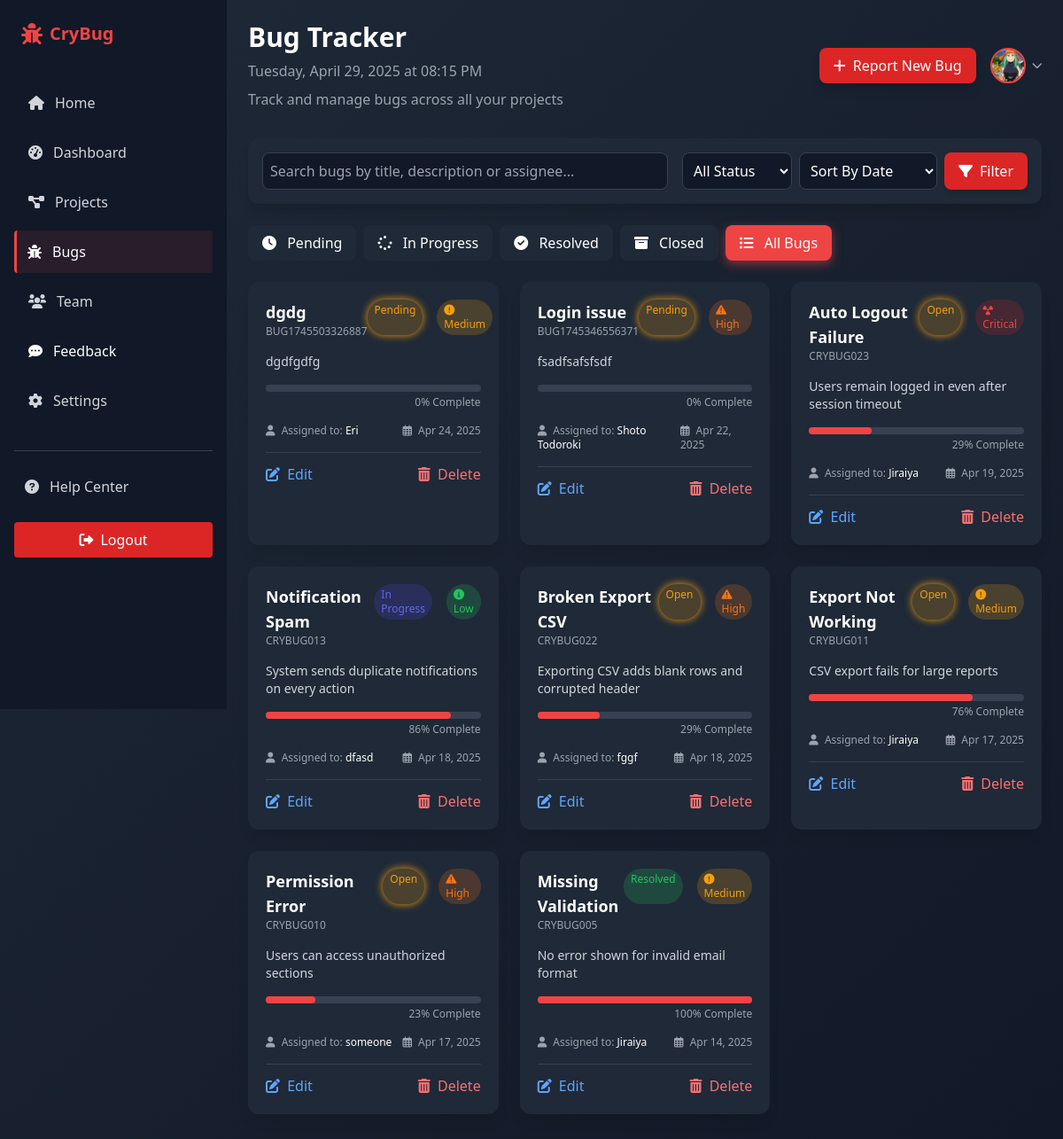
/profile/bug.php (signed in), run on the app's committed database.
### tables this page shows
CREATE TABLE `bug` (
  `bug_id` varchar(255) NOT NULL,
  `bug_title` varchar(255) DEFAULT NULL,
  `bug_descp` varchar(255) DEFAULT NULL,
  `bug_created_date` timestamp NULL DEFAULT CURRENT_TIMESTAMP,
  `bug_resolved_date` timestamp NULL DEFAULT NULL,
  `bug_status` varchar(100) DEFAULT NULL,
  `bug_progress` int NOT NULL,
  `bug_severity` varchar(100) DEFAULT NULL,
  `bug_assigned_to` varchar(255) DEFAULT NULL,
  `bug_reported_by` varchar(255) DEFAULT NULL,
  `bug_alloc_mag` varchar(255) DEFAULT NULL,
  `bug_alloc_cmp` varchar(255) DEFAULT NULL,
  `bug_alloc_emp` varchar(255) DEFAULT NULL
);

CREATE TABLE `employee` (
  `emp_id` varchar(255) NOT NULL,
  `emp_name` varchar(255) NOT NULL,
  `emp_mail` varchar(255) NOT NULL,
  `emp_phone` varchar(15) NOT NULL,
  `emp_password` varchar(255) NOT NULL,
  `emp_gender` varchar(255) NOT NULL,
  `emp_profile` varchar(1000) NOT NULL,
  `emp_role` varchar(255) NOT NULL,
  `emp_dept` varchar(366) NOT NULL,
  `emp_exp` varchar(123) NOT NULL,
  `webD` int NOT NULL,
  `auto` int NOT NULL,
  `design` int NOT NULL,
  `verbal` int NOT NULL,
  `mag_id` varchar(255) DEFAULT NULL,
  `github` varchar(255) DEFAULT NULL,
  `linkedin` varchar(255) DEFAULT NULL,
  `x` varchar(255) DEFAULT NULL,
  `onLeave` int NOT NULL DEFAULT '0',
  `emp_join_date` datetime DEFAULT CURRENT_TIMESTAMP,
  `salary` int DEFAULT '0'
);

### profile/bug.php (the view, shortened to what this page needs)
<?php
$mag_id = $_SESSION['mag_id'];
$ManagerProfile = $_SESSION['mag_profile'] ;
include "connection.php";
function generateBugID($con) {
    $uniqueID = "BUG" . time() . rand(100, 999);
    $sql = "SELECT bug_id FROM bug WHERE bug_id = '$uniqueID'";
    $result = $con->query($sql);
    return $uniqueID;
}
$sort_by = isset($_GET['sort']) ? $con->real_escape_string($_GET['sort']) : 'bug_created_date';
$query = "SELECT b.*, e.emp_name FROM bug b
          LEFT JOIN employee e ON b.bug_assigned_to = e.emp_id
          WHERE b.bug_alloc_mag = '$mag_id'";
switch ($sort_by) {
    case 'date':
    default:
        $query .= " ORDER BY b.bug_created_date DESC";
}
$result = $con->query($query);
$new_bug_id = generateBugID($con);
?>
<!DOCTYPE html>
<html lang="en">
<head>
  <link rel="stylesheet" href="https://cdnjs.cloudflare.com/ajax/libs/tailwindcss/2.2.19/tailwind.min.css">
  <link rel="stylesheet" href="https://cdnjs.cloudflare.com/ajax/libs/font-awesome/6.0.0-beta3/css/all.min.css">
  <link rel="stylesheet" href="dashboard.css">
  <link rel="stylesheet" href="../src/output.css">
</head>
<body class="bg-gradient-custom text-white min-h-screen font-sans bg-black antialiased">
    <div class="flex flex-col md:flex-row">
        <aside class="sidebar w-64 bg-gray-900 p-4 md:fixed md:h-screen transition-all">
            <div class="flex items-center justify-between mb-8 p-2">
              <div class="flex items-center">
                <i class="fas fa-bug text-red-500 text-2xl mr-2"></i>
                <h1 class="text-xl font-bold text-red-500">CryBug</h1>
              </div>
            </div>
            <nav>
              <ul class="space-y-2">
                <li>
                  <a href="../index.php" class="sidebar-link flex items-center p-3 rounded text-gray-300 hover:text-white" data-title="Home">
                    <i class="fas fa-home mr-3"></i>
                    <span>Home</span>
                  </a>
                </li>
                <li>
                  <a href="dashboard.php" class="sidebar-link flex items-center p-3 rounded text-gray-300 hover:text-white" data-title="Dashboard">
                    <i class="fas fa-tachometer-alt mr-3"></i>
                    <span>Dashboard</span>
                  </a>
                </li>
                <li>
                  <a href="project.php" class="sidebar-link flex items-center p-3 rounded text-gray-300 hover:text-white" data-title="Projects" data-section="projects-section">
                    <i class="fas fa-project-diagram mr-3"></i>
                    <span>Projects</span>
                  </a>
                </li>
                <li>
                  <a href="bug.php" class="sidebar-link flex active items-center p-3 rounded text-gray-300 hover:text-white" data-title="Bugs">
                    <i class="fas fa-bug mr-3"></i>
                    <span>Bugs</span>
                  </a>
                </li>
                <li>
                  <a href="team.php" class="sidebar-link flex items-center p-3 rounded text-gray-300 hover:text-white" data-title="Team">
                    <i class="fas fa-users mr-3"></i>
                    <span>Team</span>
                  </a>
                </li>
                <li>
                  <a href="feedback.php" class="sidebar-link  flex items-center p-3 rounded text-white" data-title="Feedback">
                    <i class="fas fa-comment-dots mr-3"></i>
                    <span>Feedback</span>
                  </a>
                </li>
                <li>
                  <a href="setting.php" class="sidebar-link flex items-center p-3 rounded text-gray-300 hover:text-white" data-title="Settings">
                    <i class="fas fa-cog mr-3"></i>
                    <span>Settings</span>
                  </a>
                </li>
              </ul>
            </nav>
            <div class="mt-auto pt-8">
              <div class="border-t border-gray-700 pt-4">
                <a href="help.php" class="flex items-center p-3 rounded text-gray-300 hover:text-white" data-title="Help Center">
                  <i class="fas fa-question-circle mr-3"></i>
                  <span>Help Center</span>
                </a>
                <a href="logout.php" class="mt-4 w-full bg-red-600 hover:bg-red-700 p-2 rounded flex items-center justify-center">
                  <i class="fas fa-sign-out-alt mr-2"></i>
                  <span>Logout</span>
                </a>
              </div>
            </div>
        </aside>
        <main class="md:ml-64 lg:ml-64 flex-1 p-4 md:p-6 transition-all">
            <div class="flex flex-col md:flex-row justify-between items-start md:items-center mb-8 gap-4">
                <div class="flex flex-col gap-2">
                    <h1 class="text-2xl md:text-3xl font-bold">Bug Tracker</h1>
                    <p class="text-gray-400" id="currentDateTime">Loading date and time.......</p>
                    <p class="text-gray-400">Track and manage bugs across all your projects</p>
                </div>
                <div class="flex flex-col md:flex-row items-start md:items-center gap-4">
                    <button class="bg-red-600 hover:bg-red-700 px-4 py-2 rounded-lg flex items-center shadow-lg transform transition-transform hover:scale-105" id="addBugBtn">
                        <i class="fas fa-plus mr-2"></i> Report New Bug
                    </button>
                    <div class="relative">
                        <button id="profileDropdownBtn" class="flex items-center">
                            <?php if (!empty($ManagerProfile) && file_exists($ManagerProfile)): ?>
                                <img src="<?php echo htmlspecialchars($ManagerProfile); ?>" alt="Profile" class="h-10 w-10 rounded-full border-2 border-red-500" />
                            <?php else: ?>
                                <img src="../images/Profile/guest.png" alt="Profile" class="h-10 w-10 rounded-full border-2 border-red-500" />
                            <?php endif; ?>
                            <i class="fas fa-chevron-down ml-2 text-xs text-gray-400"></i>
                        </button>
                    </div>
                </div>
            </div>
            <div class="bg-gray-800 p-4 rounded-xl mb-6 shadow-lg">
                <form method="GET" class="flex flex-col md:flex-row gap-4">
                  <div class="flex-1">
                    <input type="text" name="search" value="<?php echo isset($_GET['search']) ? htmlspecialchars($_GET['search']) : ''; ?>" placeholder="Search bugs by title, description or assignee..." class="w-full bg-gray-900 text-white border border-gray-700 rounded-lg p-2 focus:outline-none focus:border-red-500">
                  </div>
                  <div class="flex gap-2 flex-wrap md:flex-nowrap">
                    <select name="status" class="bg-gray-900 text-white border border-gray-700 rounded-lg p-2 focus:outline-none focus:border-red-500">
                      <option value="">All Status</option>
                    </select>
                    <select name="sort" class="bg-gray-900 text-white border border-gray-700 rounded-lg p-2 focus:outline-none focus:border-red-500">
                      <option value="date" <?php echo (isset($_GET['sort']) && $_GET['sort'] == 'date') ? 'selected' : ''; ?>>Sort By Date</option>
                    </select>
                    <button type="submit" class="bg-red-600 hover:bg-red-700 z-0 px-4 py-2 rounded-lg flex items-center shadow-md transform transition-transform hover:scale-105">
                      <i class="fas fa-filter mr-2"></i> Filter
                    </button>
                  </div>
                </form>
            </div>
            <div class="flex flex-wrap gap-2 mb-6">
                <a href="?status=Pending" class="filter-btn px-4 py-2 bg-gray-800 rounded-lg hover:bg-red-600 transition-all <?php echo (isset($_GET['status']) && $_GET['status'] == 'Pending') ? 'active' : ''; ?>">
                    <i class="fas fa-clock mr-2"></i> Pending
                </a>
                <a href="?status=In Progress" class="filter-btn px-4 py-2 bg-gray-800 rounded-lg hover:bg-red-600 transition-all <?php echo (isset($_GET['status']) && $_GET['status'] == 'In Progress') ? 'active' : ''; ?>">
                    <i class="fas fa-spinner mr-2"></i> In Progress
                </a>
                <a href="?status=Resolved" class="filter-btn px-4 py-2 bg-gray-800 rounded-lg hover:bg-red-600 transition-all <?php echo (isset($_GET['status']) && $_GET['status'] == 'Resolved') ? 'active' : ''; ?>">
                    <i class="fas fa-check-circle mr-2"></i> Resolved
                </a>
                <a href="?status=Closed" class="filter-btn px-4 py-2 bg-gray-800 rounded-lg hover:bg-red-600 transition-all <?php echo (isset($_GET['status']) && $_GET['status'] == 'Closed') ? 'active' : ''; ?>">
                    <i class="fas fa-archive mr-2"></i> Closed
                </a>
                <a href="bug.php" class="filter-btn px-4 py-2 bg-gray-800 rounded-lg hover:bg-red-600 transition-all <?php echo (!isset($_GET['status']) || $_GET['status'] == '') ? 'active' : ''; ?>">
                    <i class="fas fa-list-ul mr-2"></i> All Bugs
                </a>
            </div>
            <div class="grid grid-cols-1 md:grid-cols-2 lg:grid-cols-3 gap-6 mb-8">
              <?php
              if ($result && $result->num_rows > 0) {
                  while($row = $result->fetch_assoc()) {
                      $statusClass = '';
                      switch(strtolower($row['bug_status'])) {
                          case 'pending':
                              $statusClass = 'status-pending';
                              break;
                          case 'in progress':
                              $statusClass = 'status-progress';
                              break;
                          case 'resolved':
                              $statusClass = 'status-resolved';
                              break;
                          default:
                              $statusClass = 'status-pending';
                      }
                      $severityClass = '';
                      switch(strtolower($row['bug_severity'])) {
                          case 'critical':
                              $severityClass = 'severity-critical';
                              $severityIcon = 'fa-radiation';
                              break;
                          case 'high':
                              $severityClass = 'severity-high';
                              $severityIcon = 'fa-exclamation-triangle';
                              break;
                          case 'medium':
                              $severityClass = 'severity-medium';
                              $severityIcon = 'fa-exclamation-circle';
                              break;
                          case 'low':
                              $severityClass = 'severity-low';
                              $severityIcon = 'fa-info-circle';
                              break;
                      }
              ?>
              <div class="bg-gray-800 rounded-xl p-5 card-hover transition-all duration-300 shadow-lg bug-card">
                <div class="flex justify-between items-start mb-4">
                  <div class="flex flex-col">
                    <h3 class="text-lg font-semibold"><?php echo htmlspecialchars($row['bug_title']); ?></h3>
                    <span class="text-xs text-gray-400"><?php echo htmlspecialchars($row['bug_id']); ?></span>
                  </div>
                  <div class="flex space-x-2">
                    <span class="px-2 py-1 rounded-full text-xs font-medium <?php echo $statusClass; ?>">
                      <?php echo htmlspecialchars($row['bug_status']); ?>
                    </span>
                    <span class="px-2 py-1 rounded-full text-xs font-medium <?php echo $severityClass; ?>">
                      <i class="fas <?php echo $severityIcon; ?> mr-1"></i>
                      <?php echo htmlspecialchars($row['bug_severity']); ?>
                    </span>
                  </div>
                </div>
                <p class="text-gray-300 text-sm mb-4 line-clamp-3">
                  <?php echo htmlspecialchars($row['bug_descp']); ?>
                </p>
                <div class="mb-4">
                  <div class="w-full bg-gray-700 rounded-full h-2">
                    <div class="bg-red-500 h-2 rounded-full" style="width: <?php echo intval($row['bug_progress']); ?>%"></div>
                  </div>
                  <div class="text-xs text-gray-400 mt-1 text-right"><?php echo $row['bug_progress']; ?>% Complete</div>
                </div>
                <div class="flex justify-between items-center text-xs text-gray-400 mb-4">
                  <span>
                    <i class="fas fa-user mr-1"></i> Assigned to:
                    <span class="font-medium text-white"><?php echo htmlspecialchars($row['emp_name'] ?? 'Unassigned'); ?></span>
                  </span>
                  <span>
                    <i class="far fa-calendar-alt mr-1"></i>
                    <?php echo date('M d, Y', strtotime($row['bug_created_date'])); ?>
                  </span>
                </div>
                <div class="flex justify-between pt-3 border-t border-gray-700">
                  <a href="?edit=<?php echo $row['bug_id']; ?>" class="text-blue-400 hover:text-blue-300">
                    <i class="fas fa-edit mr-1"></i> Edit
                  </a>
                  <a href="javascript:void(0)" onclick="confirmDelete('<?php echo $row['bug_id']; ?>')" class="text-red-400 hover:text-red-300">
                    <i class="fas fa-trash-alt mr-1"></i> Delete
                  </a>
                </div>
              </div>
              <?php
                  }
              }
              ?>
            </div>
        </main>
    </div>
</body>
</html>

### data on the page
bug: bug_title "dgdg", bug_id "BUG1745503326887", bug_status "Pending", bug_severity "Medium", bug_descp "dgdfgdfg", bug_progress "0", bug_alloc_emp.emp_name "Eri", bug_created_date "Apr 24, 2025"
bug: bug_title "Login issue", bug_id "BUG1745346556371", bug_status "Pending", bug_severity "High", bug_descp "fsadfsafsfsdf", bug_progress "0", bug_alloc_emp.emp_name "Shoto Todoroki", bug_created_date "Apr 22, 2025"
bug: bug_title "Auto Logout Failure", bug_id "CRYBUG023", bug_status "Open", bug_severity "Critical", bug_descp "Users remain logged in even after session timeout", bug_progress "29", bug_alloc_emp.emp_name "Jiraiya", bug_created_date "Apr 19, 2025"
bug: bug_title "Notification Spam", bug_id "CRYBUG013", bug_status "In Progress", bug_severity "Low", bug_descp "System sends duplicate notifications on every action", bug_progress "86", bug_alloc_emp.emp_name "dfasd", bug_created_date "Apr 18, 2025"
bug: bug_title "Broken Export CSV", bug_id "CRYBUG022", bug_status "Open", bug_severity "High", bug_descp "Exporting CSV adds blank rows and corrupted header", bug_progress "29", bug_alloc_emp.emp_name "fggf", bug_created_date "Apr 18, 2025"
bug: bug_title "Export Not Working", bug_id "CRYBUG011", bug_status "Open", bug_severity "Medium", bug_descp "CSV export fails for large reports", bug_progress "76", bug_alloc_emp.emp_name "Jiraiya", bug_created_date "Apr 17, 2025"
bug: bug_title "Permission Error", bug_id "CRYBUG010", bug_status "Open", bug_severity "High", bug_descp "Users can access unauthorized sections", bug_progress "23", bug_alloc_emp.emp_name "someone", bug_created_date "Apr 17, 2025"
bug: bug_title "Missing Validation", bug_id "CRYBUG005", bug_status "Resolved", bug_severity "Medium", bug_descp "No error shown for invalid email format", bug_progress "100", bug_alloc_emp.emp_name "Jiraiya", bug_created_date "Apr 14, 2025"
